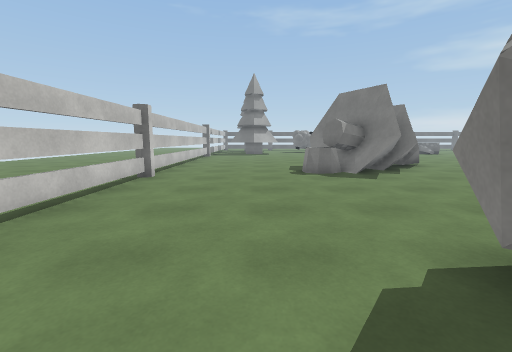
view 1 (above)

23 first-person views from a walk through a Unity game level. The camera is 1.3 m above the floor, tilts 8° down and sees 90° across. The floor is counted in squares, 1 m on a side. Each view is taken from the middle of a square. On the plan, view 1 faces up. The plan holds only what a view shows up to about 13 squares ahead; the rest is blank. The place goes on beyond the plan. The player character is not drawn. Surface patterns are stand-ins for the level's own textures.

view 2
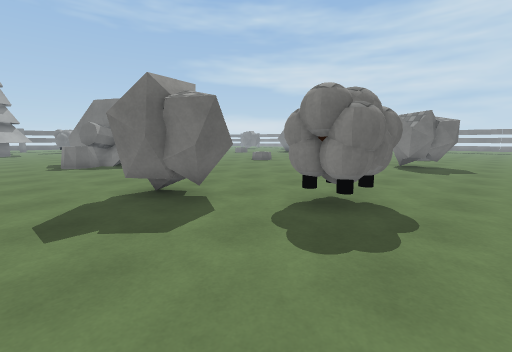

view 3
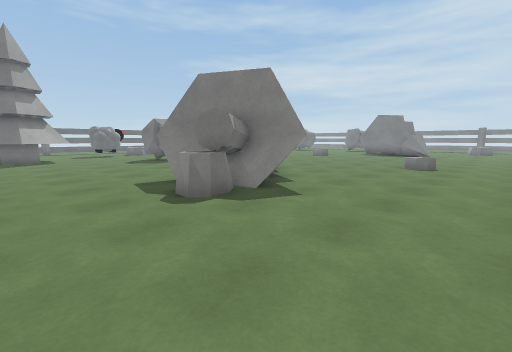

view 4
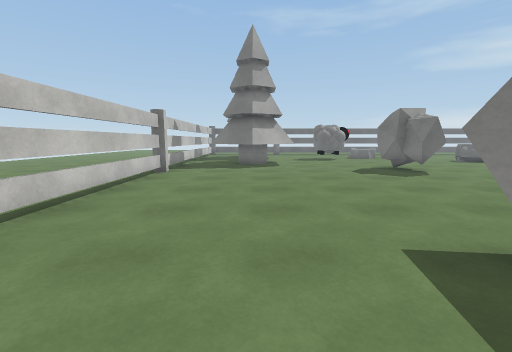

view 5
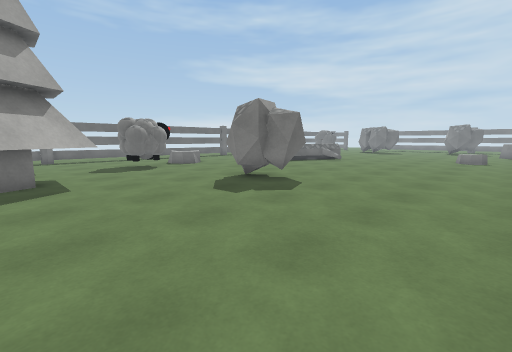

view 6
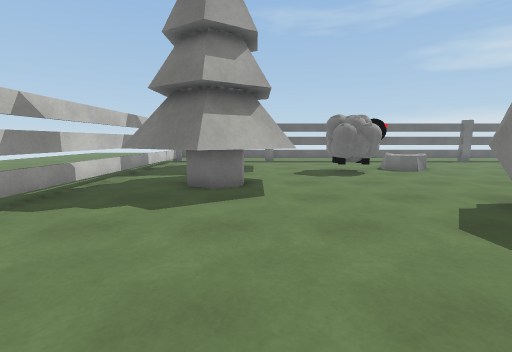

view 7
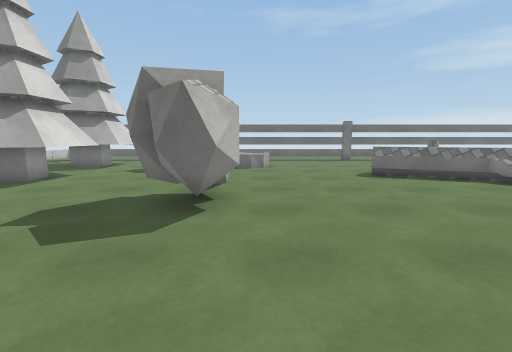

view 8
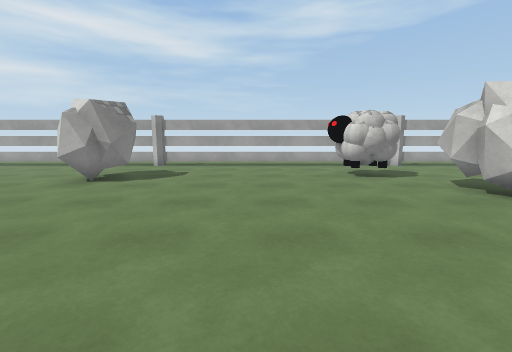

view 9
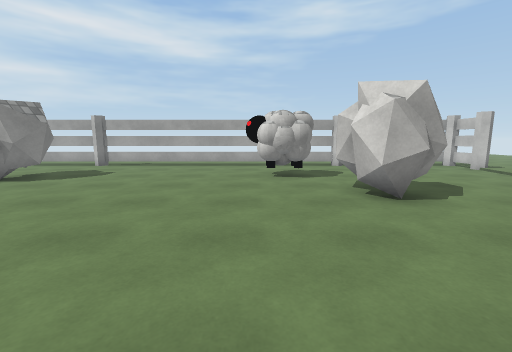

view 10
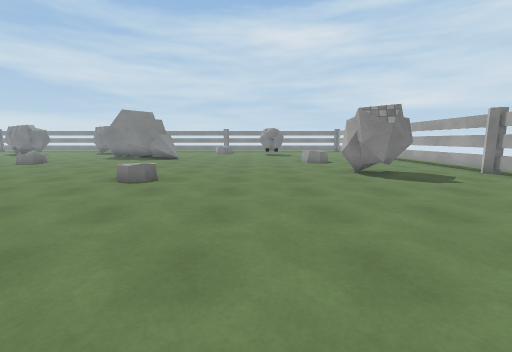

view 11
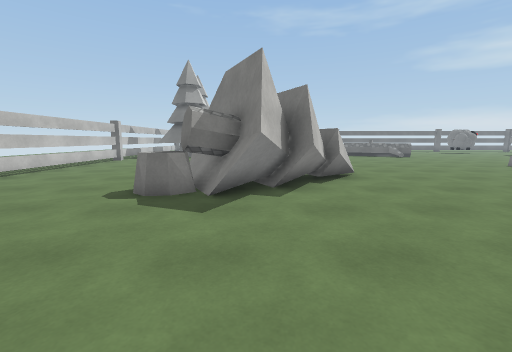

view 12
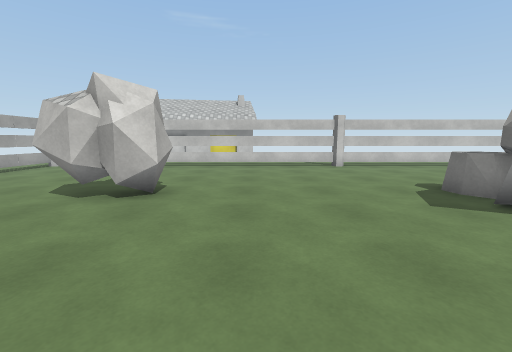

view 13
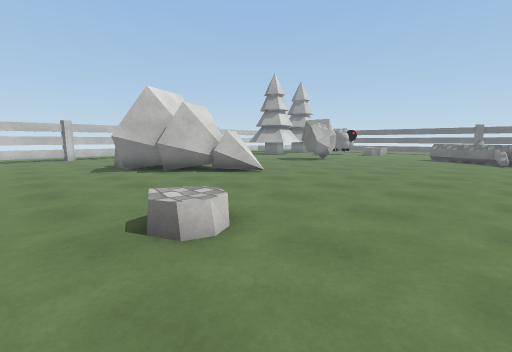

view 14
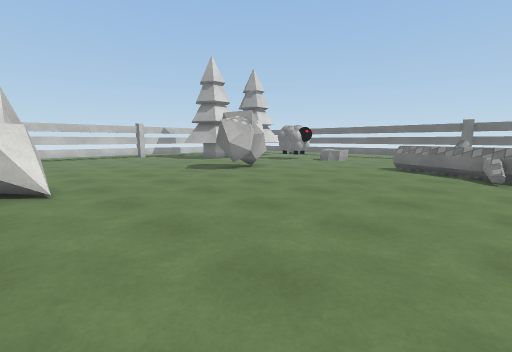

view 15
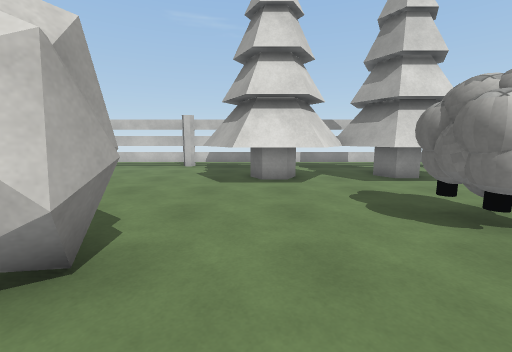

view 16
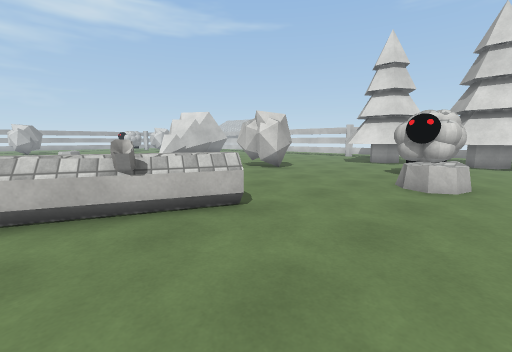

view 17
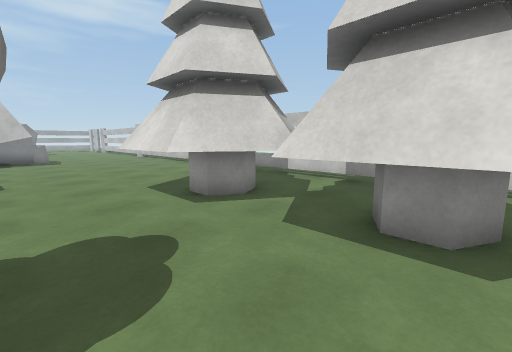

view 18
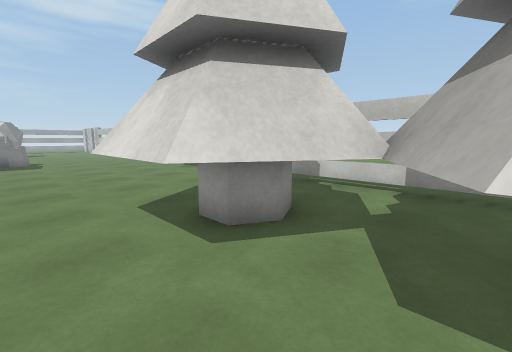

view 19
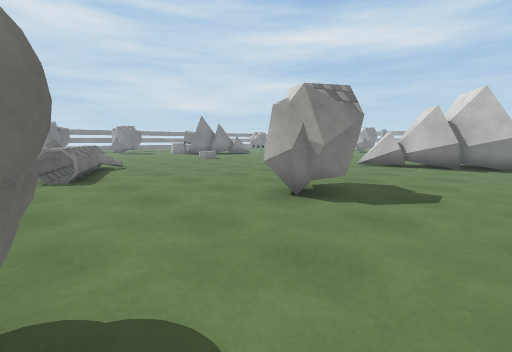

view 20
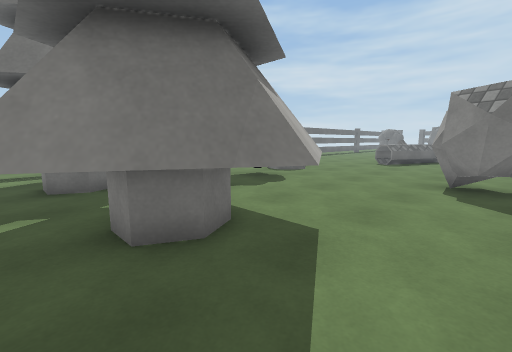

view 21
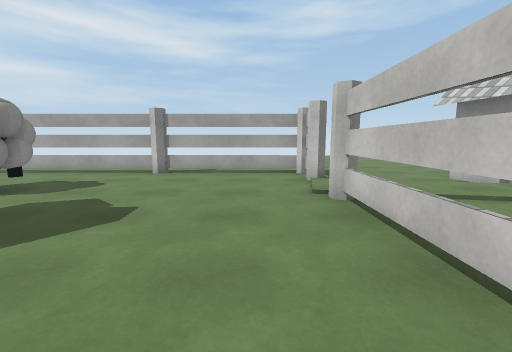

view 22
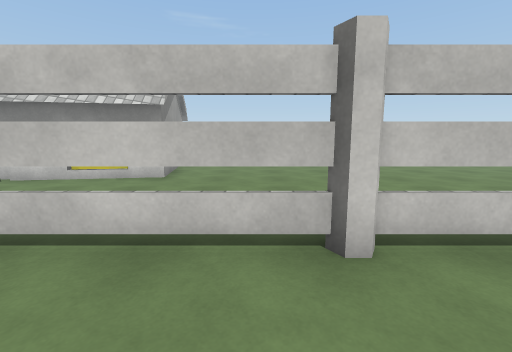

view 23
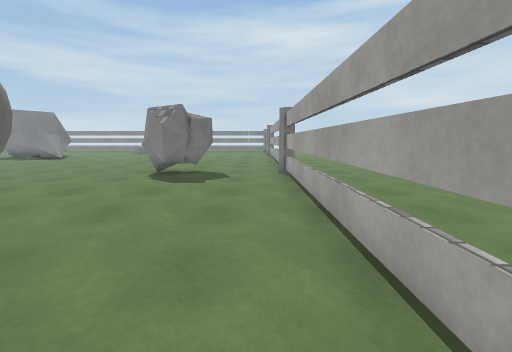

### Floor plan
Key: @ floor where view 1 was taken; # wall or solid block; . floor; = window, fence, low wall or low ledge; ^ raised ledge; T thing the floor can be seen under or through; O other object.
Columns run from 14 left of view 1 to 16 right of it. Each row starts with its distance up from view 1.
 30    ..     # OOOOO............ .
 29    ..     # OOOOO..O.OO.......
 28          .# OOOOO.OOOOO........
 27          .#..OO...OOO..........
 26          .#.OOOOO..........OO..
 25          .#.OOOOO.........OOOOO
 24          .#.OOOOO............OO
 23   ....   .#.OOOOO..............
 22   ....   .#...O.....OOO........
 21    ...   .O........OOOO........
 20     ..    #.........OO.........
 19  ..       #....................
 18  ...     .#....................
 17  ....    .#....................
 16  .....   .#....................
 15  ......  .#....................
 14  ......  .#..........OO........
 13   .....   #......#####O........
 12   .....   #......#####O........
 11  ......   #.....^#####.........
 10  ......   #.....=^###..........
  9  ......   O....................
  8  ......  .#...............OO...
  7  ......  .#....................
  6  ......  .#....................
  5  ...O..  .#....................
  4 OOOOO..   #....................
  3     O..   #......O.............
  2     O..   #.....OOO............
  1     OO.   #.....OOO............
  0      O... #...@..O.........OOO.
 -1       ... O.......OOO......OOO.
 -2      O... ........OOO.......OO.
 -3      O... O....................
 -4      O....O....................
 -5     ......OOTTTTOTTTTT######O##
 -6     .... ...............    ...
 -7     ....   ....................
 -8     ...              ..........
 -9                        ........

Positions as (right, up) in squares from view 1, and headings:
1: (0, 0), facing up
2: (0, -4), facing up-right
3: (-1, 5), facing up-right
4: (0, 10), facing up
5: (0, 15), facing up-right
6: (1, 17), facing up
7: (8, 16), facing up
8: (9, 8), facing down
9: (6, 8), facing down
10: (4, 4), facing right
11: (5, 4), facing up
12: (9, 5), facing left
13: (16, 6), facing up-left
14: (16, 13), facing up-left
15: (9, 24), facing left
16: (16, 30), facing down-left
17: (4, 30), facing down-left
18: (3, 28), facing down-left
19: (3, 27), facing down-right
20: (-2, 21), facing up-right
21: (-2, 5), facing down
22: (-1, 8), facing left
23: (4, -4), facing right
